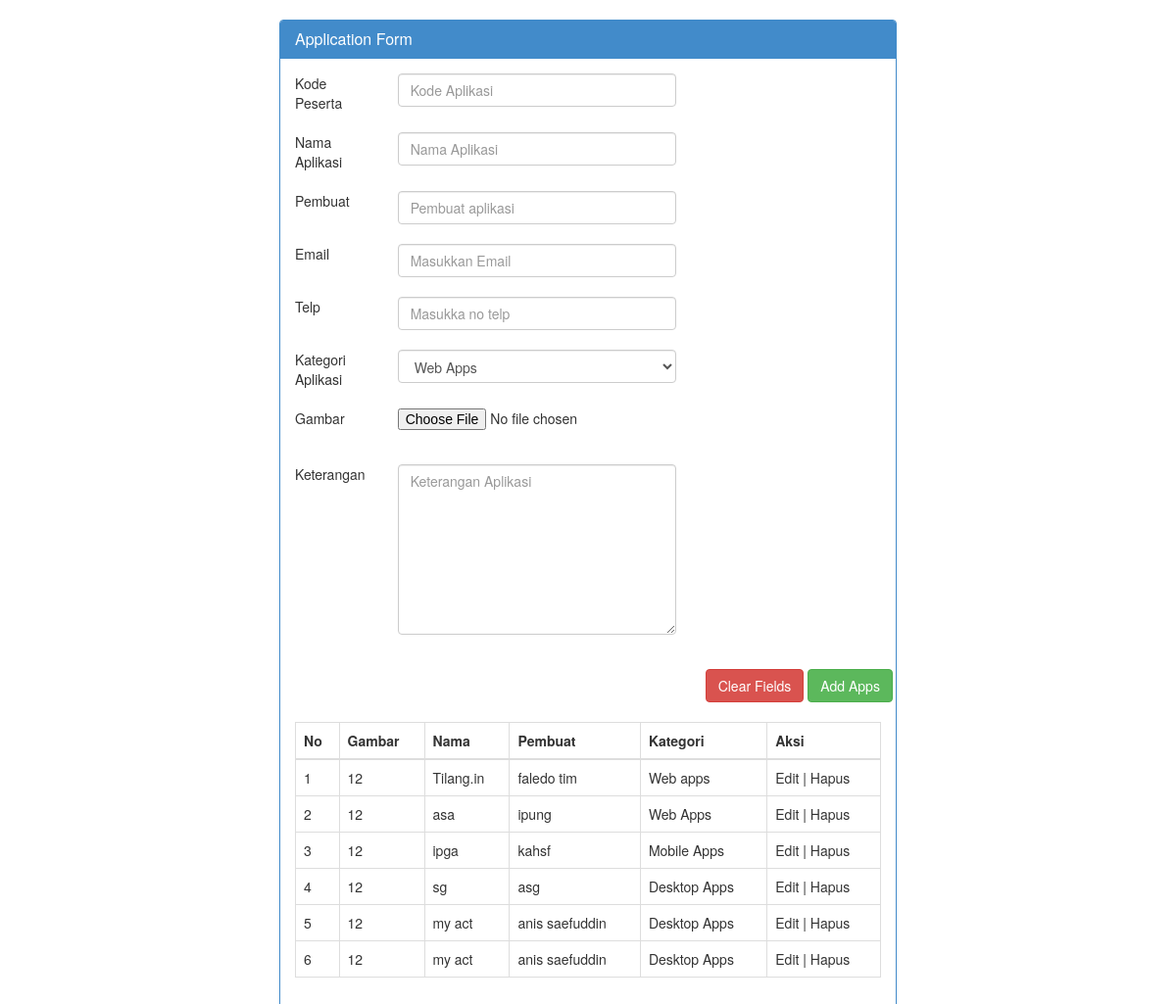
Screenshot of /index.php/apps with the database file from the repository.
### tables this page shows
CREATE TABLE `peserta` (
  `id` int(10) NOT NULL,
  `kode_peserta` varchar(5) NOT NULL,
  `nama_apps` varchar(60) NOT NULL,
  `pembuat` varchar(60) NOT NULL,
  `keterangan` text NOT NULL,
  `kategori` varchar(60) NOT NULL,
  `gambar` varchar(100) NOT NULL,
  `telp` varchar(15) NOT NULL,
  `email` varchar(60) NOT NULL,
  `created_at` datetime NOT NULL
);

### application/controllers/apps.php (called while the page is built, shortened)
<?php if ( ! defined('BASEPATH')) exit('No direct script access allowed');
class Apps extends CI_Controller {
	public function __construct() {
		    $this->load->library('form_validation');
			$this->load->helper('url');
			$this->load->model('master');
	}
	public function index()
	{
		$data['dataPeserta'] = $this->master->getAllPeserta();
		$data['no'] = 1;
		$this->load->view('admin/peserta',$data);
	}
}

### index.php (called while the page is built, shortened)
<?php
require_once BASEPATH.'core/CodeIgniter.php';

### application/models/master.php (called while the page is built, shortened)
<?php
class Master extends CI_model
{
	public function getAllPeserta() {
		$this->db->select('*');
		return $this->db->get('peserta')->result();
	}
}

### application/views/admin/peserta.php (the view, shortened to what this page needs)
<!DOCTYPE html>
<html>
<head lang="en">
    <link href="<?=base_url();?>assets/css/bootstrap.min.css" rel="stylesheet">
</head>
<body>
<div class="row" style="padding-left: 300px;padding-right: 300px;">
    <br>
    <div class="panel panel-primary">
        <div class="panel-heading">
            <h3 class="panel-title">Application Form</h3>
        </div>
        <div class="panel-body">
            <form enctype="multipart/form-data" accept-charset="utf-8"  method="post"  id="form" role="form" >
            <div class="row">
                <div class="col-lg-2">
                    Kode Peserta
                </div>
                <div class="col-lg-6">
                    <input type="text" placeholder="Kode Aplikasi" name="kode_peserta" id="kode_peserta" required class="form-control" onchange="check_kode(this.value)">
                </div>
            </div>
            <br>
            <div class="row">
                <div class="col-lg-2">
                    Nama Aplikasi
                </div>
                <div class="col-lg-6 controls">
                    <input type="text" placeholder="Nama Aplikasi" name="nama_apps" id="nama_apps" required class="form-control">
                </div>
            </div>
            <br>
            <div class="row">
                <div class="col-lg-2">
                    Pembuat
                </div   >
                <div class="col-lg-6">
                    <input type="text" placeholder="Pembuat aplikasi" name="pembuat" id="pembuat" required class="form-control">
                </div>
            </div>
            <br>
            <div class="row">
                <div class="col-lg-2">
                    Email
                </div   >
                <div class="col-lg-6">
                    <input type="text" placeholder="Masukkan Email" name="email" id="email" required class="form-control">
                </div>
            </div>
            <br>
            <div class="row">
                <div class="col-lg-2">
                    Telp
                </div   >
                <div class="col-lg-6">
                    <input type="text" placeholder="Masukka no telp" name="telp" id="telp" required class="form-control">
                </div>
            </div>
            <br>
            <div class="row">
                <div class="col-lg-2">
                    Kategori Aplikasi
                </div>
                <div class="col-lg-6">
                    <select name="kategori" id="kategori" class="form-control" required>
                        <option value="Web Apps">Web Apps</option>
                    </select>
                </div>
            </div>
            <br>
            <div class="row">
                <div class="col-lg-2">
                    Gambar
                </div>
                <div class="col-lg-6 form-group">
                    <input type="file" name="gambar" id="gambar" required>
                </div>
            </div>
            <br>
             <div class="row">
                <div class="col-lg-2">
                    Keterangan
                </div>
                <div class="col-lg-6 form-group">
                    <textarea name="keterangan" id="keterangan" required="required" class="form-control" rows="8" placeholder="Keterangan Aplikasi"></textarea>
                </div>
            </div>
            <br>
            <div class="row">
                <div class="col-lg-8">
                </div>
                <div class="col-lg-2">
                    <button class="btn btn-danger" type="reset">Clear Fields</button>
                </div>
                <div class="col-lg-2">
                    <button type="submit" id="save" class="btn btn-success">Add Apps</button>
                </div>
            </div>
            </form>
            <br>
            <table class="table table-bordered">
                <thead>
                <tr>
                    <th>No</th>
                    <th>Gambar</th>
                    <th>Nama</th>
                    <th>Pembuat</th>
                    <th>Kategori</th>
                    <th>Aksi</th>
                </tr>
                </thead>
                <tbody>
        <?php if($dataPeserta):?>
            <?php foreach ($dataPeserta as $val):?>
                <tr>
                    <td><?=$no++?></td>
                    <td>12</td>
                    <td><?=$val->nama_apps;?></td>
                    <td><?=$val->pembuat;?></td>
                    <td><?=$val->kategori;?></td>
                    <td>Edit | Hapus</td>
                </tr>
            <?php endforeach;?>
        <?php endif;?>
                </tbody>
            </table>
        </div>
    </div>
</div>
</body>
</html>

### rows the page displays
peserta: nama_apps "Tilang.in", pembuat "faledo tim", kategori "Web apps"
peserta: nama_apps "asa", pembuat "ipung", kategori "Web Apps"
peserta: nama_apps "ipga", pembuat "kahsf", kategori "Mobile Apps"
peserta: nama_apps "sg", pembuat "asg", kategori "Desktop Apps"
peserta: nama_apps "my act", pembuat "anis saefuddin", kategori "Desktop Apps"
peserta: nama_apps "my act", pembuat "anis saefuddin", kategori "Desktop Apps"
